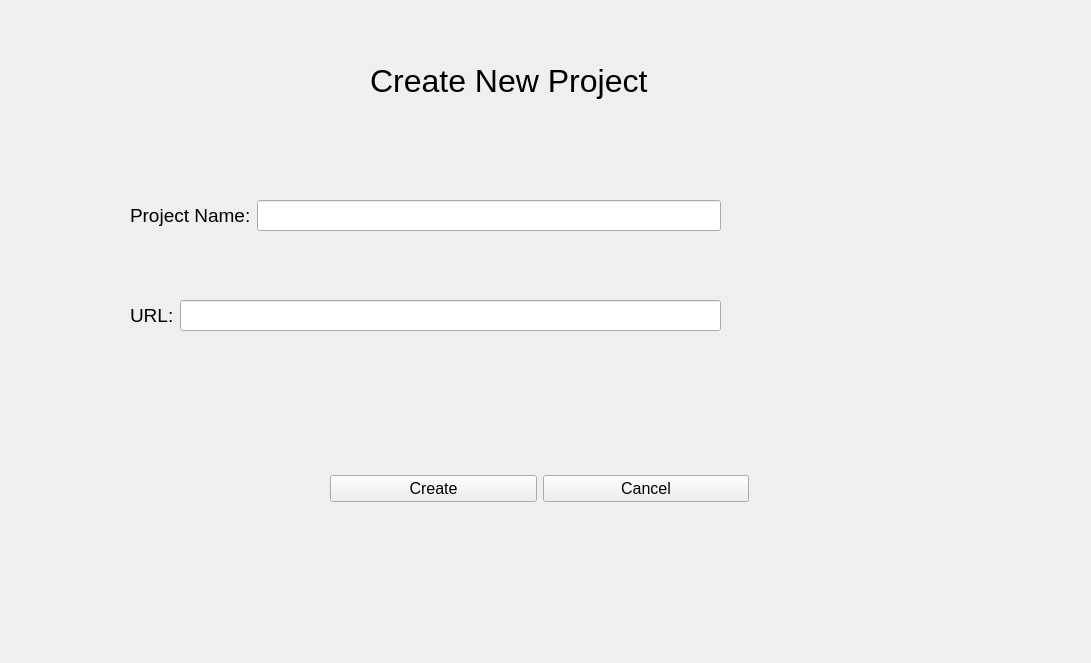
<?xml version="1.0" encoding="UTF-8"?>
<ui version="4.0">
 <class>CreateNewProjectWindow</class>
 <widget class="QMainWindow" name="CreateNewProjectWindow">
  <property name="geometry">
   <rect>
    <x>0</x>
    <y>0</y>
    <width>1091</width>
    <height>663</height>
   </rect>
  </property>
  <property name="windowTitle">
   <string>MainWindow</string>
  </property>
  <widget class="QWidget" name="centralwidget">
   <widget class="QLabel" name="main_label">
    <property name="geometry">
     <rect>
      <x>370</x>
      <y>50</y>
      <width>351</width>
      <height>61</height>
     </rect>
    </property>
    <property name="font">
     <font>
      <pointsize>24</pointsize>
     </font>
    </property>
    <property name="text">
     <string>Create New Project</string>
    </property>
   </widget>
   <widget class="QWidget" name="verticalLayoutWidget">
    <property name="geometry">
     <rect>
      <x>130</x>
      <y>170</y>
      <width>591</width>
      <height>91</height>
     </rect>
    </property>
    <layout class="QVBoxLayout" name="verticalLayout_3">
     <item>
      <layout class="QHBoxLayout" name="horizontalLayout">
       <item>
        <widget class="QLabel" name="name_label">
         <property name="font">
          <font>
           <pointsize>14</pointsize>
          </font>
         </property>
         <property name="text">
          <string>Project Name:</string>
         </property>
        </widget>
       </item>
       <item>
        <widget class="QLineEdit" name="name_editText">
         <property name="font">
          <font>
           <pointsize>14</pointsize>
          </font>
         </property>
        </widget>
       </item>
      </layout>
     </item>
    </layout>
   </widget>
   <widget class="QWidget" name="verticalLayoutWidget_2">
    <property name="geometry">
     <rect>
      <x>130</x>
      <y>270</y>
      <width>591</width>
      <height>91</height>
     </rect>
    </property>
    <layout class="QVBoxLayout" name="verticalLayout_4">
     <item>
      <layout class="QHBoxLayout" name="horizontalLayout_3">
       <item>
        <widget class="QLabel" name="url_label">
         <property name="font">
          <font>
           <pointsize>14</pointsize>
          </font>
         </property>
         <property name="text">
          <string>URL:</string>
         </property>
        </widget>
       </item>
       <item>
        <widget class="QLineEdit" name="url_editText">
         <property name="font">
          <font>
           <pointsize>14</pointsize>
          </font>
         </property>
        </widget>
       </item>
      </layout>
     </item>
    </layout>
   </widget>
   <widget class="QWidget" name="horizontalLayoutWidget_2">
    <property name="geometry">
     <rect>
      <x>330</x>
      <y>450</y>
      <width>419</width>
      <height>78</height>
     </rect>
    </property>
    <property name="font">
     <font>
      <pointsize>12</pointsize>
     </font>
    </property>
    <layout class="QHBoxLayout" name="horizontalLayout_4">
     <item>
      <widget class="QPushButton" name="create_button">
       <property name="font">
        <font>
         <pointsize>12</pointsize>
        </font>
       </property>
       <property name="text">
        <string>Create</string>
       </property>
      </widget>
     </item>
     <item>
      <widget class="QPushButton" name="cancel_button">
       <property name="font">
        <font>
         <pointsize>12</pointsize>
        </font>
       </property>
       <property name="text">
        <string>Cancel</string>
       </property>
      </widget>
     </item>
    </layout>
   </widget>
  </widget>
 </widget>
 <tabstops>
  <tabstop>create_button</tabstop>
  <tabstop>cancel_button</tabstop>
 </tabstops>
 <resources/>
 <connections>
  <connection>
   <sender>name_editText</sender>
   <signal>textChanged(QString)</signal>
   <receiver>name_editText</receiver>
   <slot>setText(QString)</slot>
   <hints>
    <hint type="sourcelabel">
     <x>437</x>
     <y>215</y>
    </hint>
    <hint type="destinationlabel">
     <x>516</x>
     <y>224</y>
    </hint>
   </hints>
  </connection>
  <connection>
   <sender>url_editText</sender>
   <signal>textChanged(QString)</signal>
   <receiver>url_editText</receiver>
   <slot>setText(QString)</slot>
   <hints>
    <hint type="sourcelabel">
     <x>295</x>
     <y>324</y>
    </hint>
    <hint type="destinationlabel">
     <x>454</x>
     <y>320</y>
    </hint>
   </hints>
  </connection>
 </connections>
</ui>
